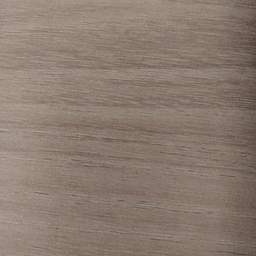
#> input picture images/texture 1.png, 256 x 256 px, shrunk from 1280 x 1280 before the run
$ python main.py
#> lines starting #> are read from the running program, lines starting #| are printed output that depends on the picture
### function.py
import numpy as np
import time
from scipy.signal import correlate2d

def get_neighborhood(image, x, y, window_size):
    radius = window_size // 2

    # --------------------------------------------------
    # Padding
    # --------------------------------------------------

    if image.ndim == 3:
        # RGB image
        padded = np.pad(
            image,
            (
                (radius, radius),
                (radius, radius),
                (0, 0)
            ),
            mode="edge"
        )

    elif image.ndim == 2:
        # Boolean mask
        padded = np.pad(
            image,
            (
                (radius, radius),
                (radius, radius)
            ),
            mode="constant",
            constant_values=False
        )

    else:
        raise ValueError(
            "image must be 2D or 3D."
        )

    # Shift coordinate because of padding
    x_padded = x + radius
    y_padded = y + radius

    # --------------------------------------------------
    # Extract full neighborhood
    # --------------------------------------------------

    neighborhood = padded[
        y_padded - radius:y_padded + radius + 1,
        x_padded - radius:x_padded + radius + 1
    ]

    return neighborhood

# [8 lines left out: function calculate_distance, not called in this run]

def synthesize_texture(image, output_size, window_size, epsilon=0.1):
    """
    Synthesize a new texture using Efros-Leung
    style texture synthesis.
    """

    if window_size % 2 == 0:
        raise ValueError(
            "window_size must be odd."
        )

    height, width = output_size

    if height < window_size or width < window_size:
        raise ValueError(
            "output_size must be at least window_size."
        )

    # --------------------------------------------------
    # Create output
    # --------------------------------------------------

    output = np.zeros(
        (height, width, 3),
        dtype=np.uint8
    )

    # False = unknown
    # True  = known
    known_mask = np.zeros(
        (height, width),
        dtype=bool
    )

    # --------------------------------------------------
    # Create seed
    # --------------------------------------------------

    source_x = image.shape[1] // 2
    source_y = image.shape[0] // 2

    seed = get_neighborhood(
        image,
        source_x,
        source_y,
        window_size
    )

    # --------------------------------------------------
    # Put seed in center
    # --------------------------------------------------

    center_x = width // 2
    center_y = height // 2

    radius = window_size // 2

    # --------------------------------------------------
    # Precompute source texture windows
    # --------------------------------------------------

    y_start = center_y - radius
    y_end = center_y + radius + 1

    x_start = center_x - radius
    x_end = center_x + radius + 1

    output[
        y_start:y_end,
        x_start:x_end
    ] = seed

    known_mask[
        y_start:y_end,
        x_start:x_end
    ] = True

    frontier_set = set()

    for yy in range(y_start, y_end):
        for xx in range(x_start, x_end):

            neighbors = [
                (xx - 1, yy),
                (xx + 1, yy),
                (xx, yy - 1),
                (xx, yy + 1)
            ]

            for nx, ny in neighbors:

                if (
                    0 <= nx < width
                    and 0 <= ny < height
                    and not known_mask[ny, nx]
                ):
                    frontier_set.add((nx, ny))

    # --------------------------------------------------
    # Synthesis loop
    # --------------------------------------------------

    image_float = image.astype(
        np.float32,
        copy=False
    )

    # --------------------------------------------------
    # Cache for term_a
    # --------------------------------------------------

    while frontier_set:

        # --------------------------------------------------
        # Choose a frontier pixel
        # --------------------------------------------------

        x, y = frontier_set.pop()

        # --------------------------------------------------
        # Skip if already known
        # --------------------------------------------------

        if known_mask[y, x]:
            continue

        # --------------------------------------------------
        # Target neighborhood
        # --------------------------------------------------

        target_neighborhood = get_neighborhood(
            output,
            x,
            y,
            window_size
        )

        # --------------------------------------------------
        # Target mask
        # --------------------------------------------------

        target_mask = get_neighborhood(
            known_mask,
            x,
            y,
            window_size
        )

        # --------------------------------------------------
        # Find candidates
        # --------------------------------------------------

        candidates = find_candidates_one_a(
            image_float,
            target_neighborhood,
            target_mask,
            window_size,
            epsilon
        )

        if not candidates:
            continue

        # --------------------------------------------------
        # Choose best candidate
        # --------------------------------------------------

        candidate_index = np.random.randint(
            len(candidates)
            )

        candidate = candidates[candidate_index]

        candidate_x = candidate[0]
        candidate_y = candidate[1]

        # --------------------------------------------------
        # Copy pixel
        # --------------------------------------------------

        output[y, x] = image[
            candidate_y,
            candidate_x
        ]

        # --------------------------------------------------
        # Mark known
        # --------------------------------------------------

        known_mask[y, x] = True

        # --------------------------------------------------
        # Add new frontier pixels
        # --------------------------------------------------

        neighbors = [
            (x - 1, y),
            (x + 1, y),
            (x, y - 1),
            (x, y + 1)
        ]

        for nx, ny in neighbors:

            if (
                0 <= nx < width
                and 0 <= ny < height
                and not known_mask[ny, nx]
            ):
                frontier_set.add((nx, ny))

    # --------------------------------------------------
    # Mask Cache Statistics
    # --------------------------------------------------

    return output, known_mask

# [715 lines left out: functions find_frontier_pixels, calculate_masked_distance, find_candidates_correlate2d, find_candidates_batched, not called in this run]

def find_candidates_one_a(
    image,
    target_neighborhood,
    target_mask,
    window_size,
    epsilon=0.1
):
    """
    Find candidates using masked SSD.

    Optimization:
        RGB term_a is combined into one
        correlate2d() call.

    Old:
        3 × correlate2d(term_a)
        3 × correlate2d(term_b)

    New:
        1 × correlate2d(term_a)
        3 × correlate2d(term_b)
    """

    # --------------------------------------------------
    # Validation
    # --------------------------------------------------

    if window_size % 2 == 0:
        raise ValueError(
            "window_size must be odd."
        )

    if target_neighborhood.shape[:2] != (
        window_size,
        window_size
    ):
        raise ValueError(
            "target_neighborhood has wrong shape."
        )

    if target_mask.shape != (
        window_size,
        window_size
    ):
        raise ValueError(
            "target_mask has wrong shape."
        )

    if not np.any(target_mask):
        return []

    # --------------------------------------------------
    # Prepare data
    # --------------------------------------------------

    source = image.astype(
        np.float32,
        copy=False
    )

    target = target_neighborhood.astype(
        np.float32,
        copy=False
    )

    mask = target_mask.astype(
        np.float32,
        copy=False
    )

    # --------------------------------------------------
    # Number of known pixels
    # --------------------------------------------------

    known_count = np.sum(mask)

    # --------------------------------------------------
    # Constant term
    #
    # C = sum(M * T^2)
    # --------------------------------------------------

    constant = np.sum(
        target ** 2
        * mask[:, :, None]
    )

    # --------------------------------------------------
    # TERM A
    #
    # A = sum over RGB:
    #
    #     correlate2d(C_R^2, M)
    #   + correlate2d(C_G^2, M)
    #   + correlate2d(C_B^2, M)
    #
    # Because correlation is linear:
    #
    # A =
    # correlate2d(
    #     C_R^2 + C_G^2 + C_B^2,
    #     M
    # )
    #
    # --------------------------------------------------

    source_squared_total = np.sum(
        source ** 2,
        axis=2
    )

    term_a_total = correlate2d(
        source_squared_total,
        mask,
        mode="valid"
    )

    # --------------------------------------------------
    # TERM B
    #
    # B = B_R + B_G + B_B
    #
    # This still needs 3 correlations because
    # target RGB values are different.
    # --------------------------------------------------

    distance_map = None

    for channel in range(3):

        source_channel = (
            source[:, :, channel]
        )

        target_channel = (
            target[:, :, channel]
        )

        target_masked = (
            target_channel * mask
        )

        term_b = correlate2d(
            source_channel,
            target_masked,
            mode="valid"
        )

        channel_distance = (
            -2.0 * term_b
        )

        if distance_map is None:

            distance_map = (
                channel_distance
            )

        else:

            distance_map += (
                channel_distance
            )

    # --------------------------------------------------
    # Complete SSD
    #
    # D = A - 2B + C
    # --------------------------------------------------

    distance_map += term_a_total

    distance_map += constant

    # --------------------------------------------------
    # Mean masked SSD
    # --------------------------------------------------

    distance_map /= known_count

    # --------------------------------------------------
    # Numerical safety
    # --------------------------------------------------

    distance_map = np.maximum(
        distance_map,
        0
    )

    # --------------------------------------------------
    # Candidate threshold
    # --------------------------------------------------

    min_distance = np.min(
        distance_map
    )

    threshold = (
        min_distance
        * (1 + epsilon)
    )

    # --------------------------------------------------
    # Find candidates
    # --------------------------------------------------

    rows, cols = np.where(
        distance_map <= threshold
    )

    radius = window_size // 2

    candidates = []

    for row, col in zip(
        rows,
        cols
    ):

        x = int(
            col + radius
        )

        y = int(
            row + radius
        )

        distance = float(
            distance_map[row, col]
        )

        candidates.append(
            (x, y, distance)
        )

    return candidates

### main.py
import time

from PIL import Image
import numpy as np
from pathlib import Path

from function import synthesize_texture


# ============================================================
# Read image
# ============================================================

IMAGE_PATH = Path(
    "images"
) / "texture 1.png"

image = Image.open(
    IMAGE_PATH
).convert("RGB")

image = np.array(image)


# ============================================================
# Texture synthesis setup
# ============================================================

output_size = (30, 30)
window_size = 5
epsilon = 0.1


# ============================================================
# Run Texture Synthesis
# ============================================================

print("\n--- Texture Synthesis ---")
print("Input shape:", image.shape)
#| Input shape: (256, 256, 3)
print("Output size:", output_size)
print("Window size:", window_size)

start_time = time.perf_counter()

output, known_mask = synthesize_texture(
    image,
    output_size,
    window_size,
    epsilon
)
#> in synthesize_texture, `output[ y_start:y_end, x_start:x_end ] = seed`:
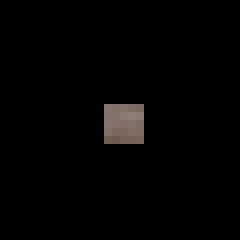
#> output: shape (30, 30, 3) (shown 8 times larger); mean of channels 0, 1, 2 3.6, 3, 2.7; drawn as R, G, B
#> the loop in synthesize_texture, `while frontier_set:` made 875 passes
#> (known_count in find_candidates_one_a, constant in find_candidates_one_a, rows in find_candidates_one_a, cols in find_candidates_one_a, candidate, candidate_x, candidate_y) on passes 2 to 4: (8, 294705, [127], [123], (125, 129, 0), 125, 129), (6, 249579, [124], [123], (125, 126, 0), 125, 126), (6, 254932, [123], [128], (130, 125, 0), 130, 125)
#> pass 1, in find_candidates_one_a, `source_squared_total = np.sum( source ** 2, axis=2 )`:
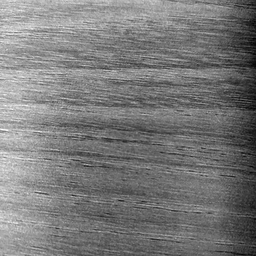
#> source_squared_total: shape (256, 256) float32; min 12582, max 85193, mean 47277.6; drawn with min black and max white
#> pass 1, in find_candidates_one_a, `term_a_total = correlate2d( source_squared_total, mask, mode="valid" )`:
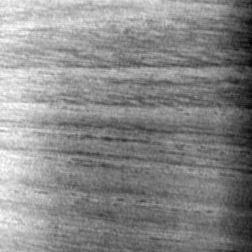
#> term_a_total: shape (252, 252) float32; min 106343, max 438836, mean 285513.6; drawn with min black and max white
#> pass 1, in find_candidates_one_a, `distance_map += term_a_total`:
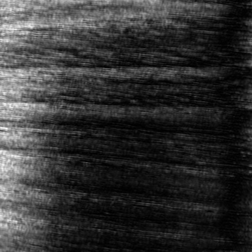
#> distance_map: shape (252, 252) float32; min -216407, max -173034, mean -207740.1; drawn with min black and max white
#> after the loop in synthesize_texture, `while frontier_set:`: known_mask: shape (30, 30) bool; every value is 1
#> after the loop in synthesize_texture, `while frontier_set:`:
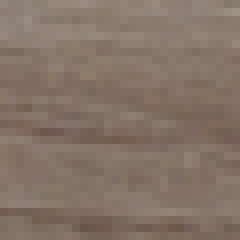
#> output: shape (30, 30, 3) (shown 8 times larger); mean of channels 0, 1, 2 132.2, 115, 103.7; drawn as R, G, B
#> after the loop in synthesize_texture, `while frontier_set:`: frontier_set = 0 items

end_time = time.perf_counter()


# ============================================================
# Results
# ============================================================

synthesis_time = (
    end_time - start_time
)

print("\n--- Texture Synthesis Result ---")

print(
    "Output shape:",
    output.shape
)
#| Output shape: (30, 30, 3)

expected_pixels = (
    output_size[0] * output_size[1]
)

known_pixels = int(
    np.sum(known_mask)
)
#> known_pixels = 900

unknown_pixels = (
    expected_pixels - known_pixels
)
#> unknown_pixels = 0

print(
    "Expected pixels:",
    expected_pixels
)

print(
    "Known pixels:",
    known_pixels
)
#| Known pixels: 900

print(
    "Unknown pixels:",
    unknown_pixels
)
#| Unknown pixels: 0

print(
    f"Synthesis time: "
    f"{synthesis_time:.2f} seconds"
)


# ============================================================
# Save result
# ============================================================

output_path = Path(
    "images",
    f"texture_result_{output_size[0]}x{output_size[1]}.png"
)

Image.fromarray(output).save(
    output_path
)

print(
    "Saved:",
    output_path
)
